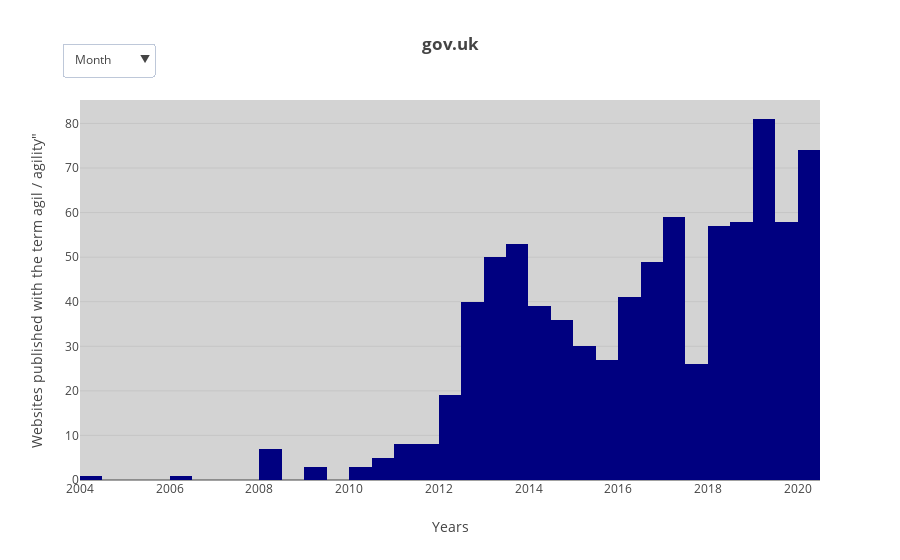

The notebook cell this image was saved under:
### Code cell
data = [dict(
  x = df['final_date'],
  autobinx = True,
  autobiny = False,
  marker = dict(color = 'rgb(0,0,128)'),
  name = 'date',
  type = 'histogram',
  xbins = dict(
    end = '2019-12-31 23:59',
    size = 'M1',
    start = '2004-01-01 00:00'
  )
)]

layout = dict(
  paper_bgcolor = 'rgb(255,255,255)',
  plot_bgcolor = 'rgb(211,211,211)',
  title = '<b>gov.uk</b>',
  xaxis = dict(
    title = 'Years',
    type = 'date'
  ),
  yaxis = dict(
    title = 'Websites published with the term agil / agility"',
    type = 'linear'
  ),
  updatemenus = [dict(
        x = 0.1,
        y = 1.15,
        xref = 'paper',
        yref = 'paper',
        yanchor = 'top',
        active = 1,
        showactive = True,
        buttons = [
        dict(
            args = ['xbins.size', 'D1'],
            label = 'Day',
            method = 'restyle',
        ), dict(
            args = ['xbins.size', 'M1'],
            label = 'Month',
            method = 'restyle',
        ), dict(
            args = ['xbins.size', 'M3'],
            label = 'Quater',
            method = 'restyle',
        ), dict(
            args = ['xbins.size', 'M6'],
            label = 'Half Year',
            method = 'restyle',
        ), dict(
            args = ['xbins.size', 'M12'],
            label = 'Year',
            method = 'restyle',
        )]
  )]
)

fig_dict = dict(data=data, layout=layout)

pio.show(fig_dict, validate=False)

### Figure 1 — Plotly figure (JSON) as saved in the notebook; plotly's stock layout.template omitted (floating-point values rounded to 4 significant figures; data arrays with more than 128 entries replaced by an {"elided": "..."} marker saying what was removed)
{"data": [{"autobinx": true, "autobiny": false, "marker": {"color": "rgb(0,0,128)"}, "name": "date", "type": "histogram", "x": {"elided": "979 str values"}, "xbins": {"end": "2019-12-31 23:59", "size": "M1", "start": "2004-01-01 00:00"}}], "layout": {"paper_bgcolor": "rgb(255,255,255)", "plot_bgcolor": "rgb(211,211,211)", "title": "<b>gov.uk</b>", "updatemenus": [{"active": 1, "buttons": [{"args": ["xbins.size", "D1"], "label": "Day", "method": "restyle"}, {"args": ["xbins.size", "M1"], "label": "Month", "method": "restyle"}, {"args": ["xbins.size", "M3"], "label": "Quater", "method": "restyle"}, {"args": ["xbins.size", "M6"], "label": "Half Year", "method": "restyle"}, {"args": ["xbins.size", "M12"], "label": "Year", "method": "restyle"}], "showactive": true, "x": 0.1, "xref": "paper", "y": 1.15, "yanchor": "top", "yref": "paper"}], "xaxis": {"title": "Years", "type": "date"}, "yaxis": {"title": "Websites published with the term agil / agility\"", "type": "linear"}}}
